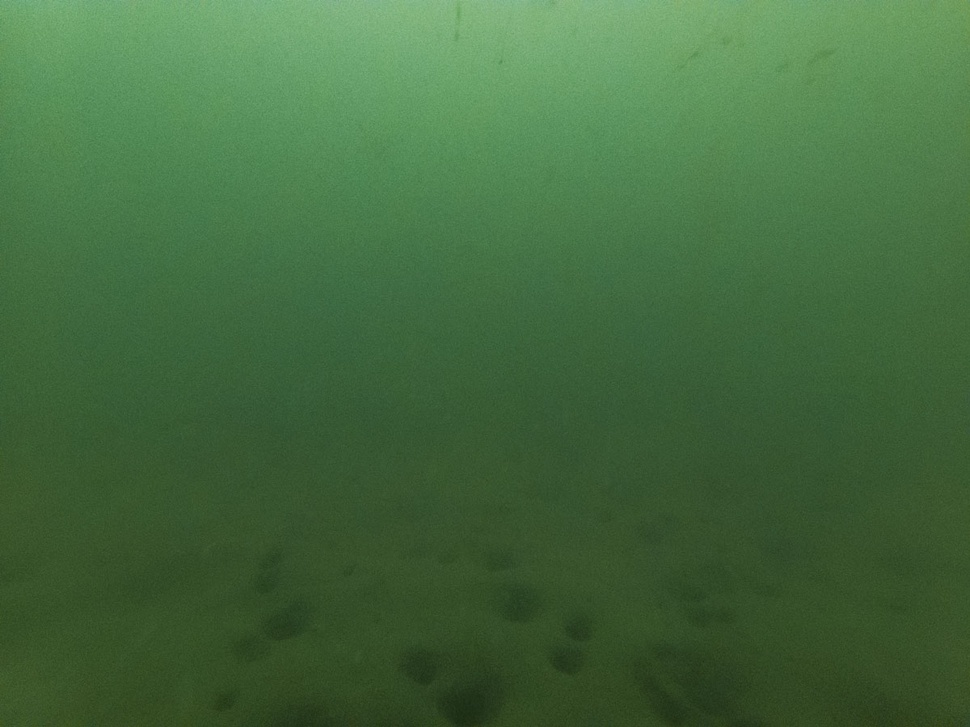
#> input picture data/A/img.jpg, 970 x 727 px, shrunk from 1200 x 900 before the run
$ jupyter execute test.ipynb
#> lines starting #> are read from the running program, lines starting #| are printed output that depends on the picture; pictures that were not available may be replaced by others from this repository, and a replacement may not be noted
[cell 1]
import cv2
import numpy as np

img = cv2.imread('data/A/img.jpg')
#> img is the input picture: shape (727, 970, 3); mean B, G, R 62.5, 106.4, 67.9
hsv = cv2.cvtColor(img, cv2.COLOR_BGR2HSV)
#> hsv: shape (727, 970, 3); mean H, S, V 55.8, 109.9, 106.4

# Define both red ranges
lower_red1 = np.array([0, 100, 100])
upper_red1 = np.array([10, 255, 255])
lower_red2 = np.array([160, 100, 100])
upper_red2 = np.array([180, 255, 255])

# Create two masks and combine them
mask1 = cv2.inRange(hsv, lower_red1, upper_red1)
#> mask1: shape (727, 970); every value is 0
mask2 = cv2.inRange(hsv, lower_red2, upper_red2)
mask = cv2.bitwise_or(mask1, mask2)


# Apply mask to original image
result = cv2.bitwise_and(img, img, mask=mask)
#> result: shape (727, 970, 3); every value is 0

# [5 lines of commented-out code are left out]

[cell 2]
import cv2
import numpy as np

# Load image
img =  cv2.imread('output/input/frame_0000.png')
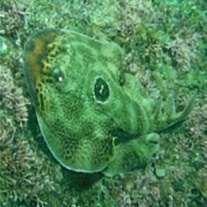
#> input picture data/A/1.jpg, 207 x 207 px, shrunk from 256 x 256 before the run, given in place of frame_0000.png, which was not available
#> img is the input picture: shape (207, 207, 3); mean B, G, R 87.5, 133.3, 80.6
rows, cols, ch = img.shape
#> rows = 207; cols = 207; ch = 3

[cell 3]
img_gray = cv2.cvtColor(img, cv2.COLOR_BGR2GRAY)
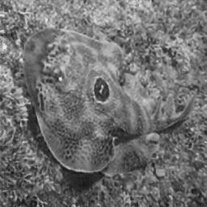
#> img_gray: shape (207, 207); min 21, max 239, mean 112.3
img_equalized = cv2.equalizeHist(img_gray)
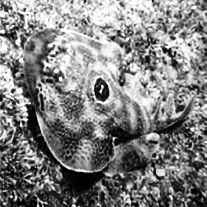
#> img_equalized: shape (207, 207); min 0, max 255, mean 128.5

[cell 4]
import matplotlib.pyplot as plt

[cell 5]
plt.subplot(2, 1, 1)
plt.imshow(img_gray)
plt.subplot(2, 1, 2)
plt.imshow(img_equalized)
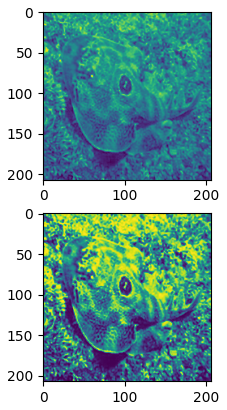
#> figure drawn by matplotlib, 2 panels

[cell 6]
ycrcb = cv2.cvtColor(img, cv2.COLOR_BGR2YCrCb)
#> ycrcb: shape (207, 207, 3); mean of channels 0, 1, 2 112.3, 105.3, 114

# Equalize only the Y (luminance) channel
ycrcb[:, :, 0] = cv2.equalizeHist(ycrcb[:, :, 0])
#> ycrcb: shape (207, 207, 3); mean of channels 0, 1, 2 128.5, 105.3, 114

# Convert back to BGR
equalized_img = cv2.cvtColor(ycrcb, cv2.COLOR_YCrCb2BGR)
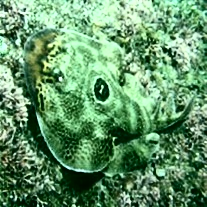
#> equalized_img: shape (207, 207, 3); mean B, G, R 104.1, 148.4, 98.4

[cell 7]
ycrcb = cv2.cvtColor(equalized_img, cv2.COLOR_BGR2YCrCb)
#> ycrcb: shape (207, 207, 3); mean of channels 0, 1, 2 128.4, 106.6, 114.3

# Apply CLAHE on the Y channel
clahe = cv2.createCLAHE(clipLimit=2.0, tileGridSize=(8, 8))
ycrcb[:, :, 0] = clahe.apply(ycrcb[:, :, 0])
#> ycrcb: shape (207, 207, 3); mean of channels 0, 1, 2 133.4, 106.6, 114.3

# Convert back to BGR
clahe_img = cv2.cvtColor(ycrcb, cv2.COLOR_YCrCb2BGR)
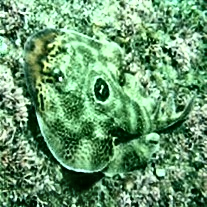
#> clahe_img: shape (207, 207, 3); mean B, G, R 109.2, 152.9, 103.6
#> `[cell 7] ycrcb = cv2.cvtColor(equalized_img, cv2.COLOR_BGR2YCrCb)  # A..`:
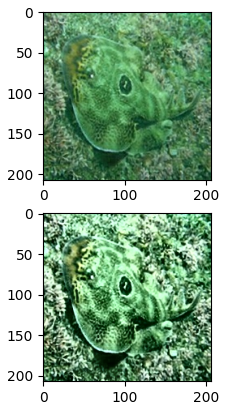
#> figure drawn by matplotlib, 2 panels

# Show results
plt.subplot(2, 1, 1)
plt.imshow(cv2.cvtColor(img, cv2.COLOR_BGR2RGB))
plt.subplot(2, 1, 2)
plt.imshow(cv2.cvtColor(clahe_img, cv2.COLOR_BGR2RGB))
# [4 lines of commented-out code are left out]

[cell 8]
clahe_img[:, :, 2] +=10
clahe_img[:, :, 0] +=30
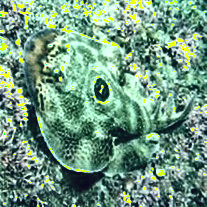
#> clahe_img: shape (207, 207, 3); mean B, G, R 129.5, 152.9, 113.5
plt.subplot(2, 1, 1)
plt.imshow(img)
plt.subplot(2, 1, 2)
plt.imshow(cv2.cvtColor(clahe_img, cv2.COLOR_BGR2RGB))
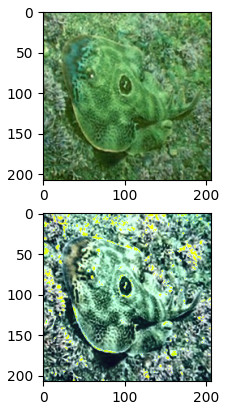
#> figure drawn by matplotlib, 2 panels; B, G, R data is drawn as R, G, B

[cell 9]
kernel = np.array([[ 0, -1,  0], [-1,  5, -1], [ 0, -1,  0]])
sharpened = cv2.filter2D(clahe_img, -1, kernel)
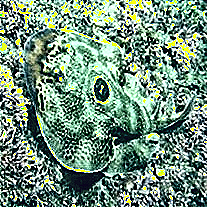
#> sharpened: shape (207, 207, 3); mean B, G, R 126, 144.8, 117.2

plt.subplot(2, 1, 1)
plt.imshow(img)
plt.subplot(2, 1, 2)
plt.imshow(sharpened)
#> figure, not shown here; B, G, R data is drawn as R, G, B
